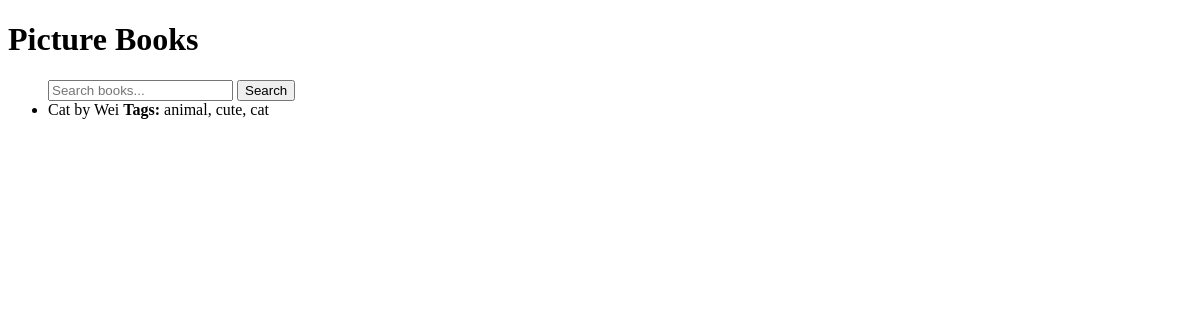
The page /library/books/ on the database as committed earlier.
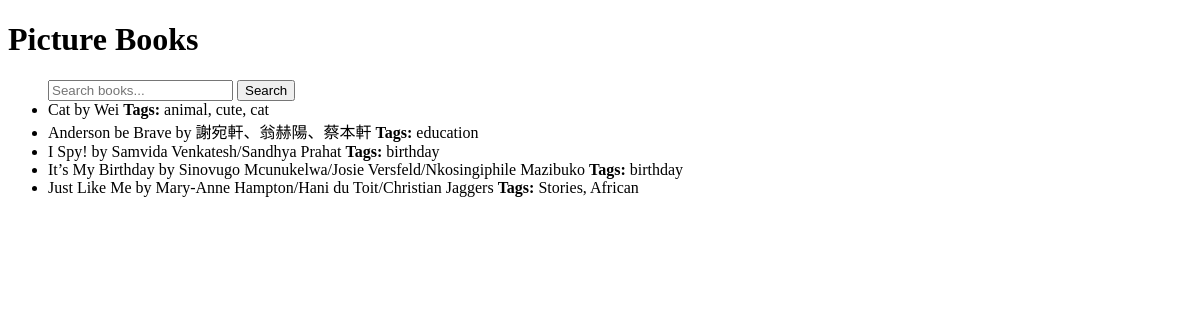
The same page on the database as committed later.
### library/models.py (models this page shows, shortened)
class PictureBook(models.Model):
    title = models.CharField(max_length=64)
    author = models.CharField(max_length=64)
    description = models.TextField(blank=True)
    n_pages = models.IntegerField()
    likes = models.IntegerField(default=0)
    tags = TaggableManager()

### library/views.py (the view)
# urls.py: path('books/', views.book_list, name='book_list'),
def book_list(request):
    query = request.GET.get('q')
    if query:
        books = PictureBook.objects.filter(
            Q(title__icontains=query) |
            Q(tags__name__icontains=query) |
            Q(author__icontains=query)
        ).distinct()
    else:
        books = PictureBook.objects.all()
    return render(request, 'library/book_list.html', {'books': books})

### library/templates/library/book_list.html (shortened to what this page needs)
<!DOCTYPE html>
<html>
<head>
</head>
<body>
    <h1>Picture Books</h1>
    <ul>
        <form method="GET" action="{% url 'book_list' %}">
            <input type="text" name="q" placeholder="Search books...">
            <button type="submit">Search</button>
        </form>
        {% for book in books %}
        <li>
            {{ book.title }} by {{ book.author }}
            <strong>Tags:</strong>
            {% for tag in book.tags.all %}
                <span>{{ tag.name }}</span>{% if not forloop.last %}, {% endif %}
            {% endfor %}
        </li>
        {% endfor %}
    </ul>
</body>
</html>

Rows that differ between the two databases and show on the page:
added PictureBook: title "Anderson be Brave", author "謝宛軒、翁赫陽、蔡本軒"
added Tag: name "education", shown under "Anderson be Brave"
added PictureBook: title "I Spy!", author "Samvida Venkatesh/Sandhya Prahat"
added Tag: name "birthday"
added PictureBook: title "It’s My Birthday", author "Sinovugo Mcunukelwa/Josie Versfeld/Nkosingiphile Mazibuko"
added PictureBook: title "Just Like Me", author "Mary-Anne Hampton/Hani du Toit/Christian Jaggers"
added Tag: name "Stories", shown under "Just Like Me"
added Tag: name "African", shown under "Just Like Me"
